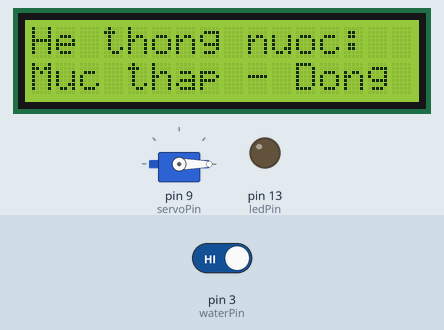
The sketch below on a simulated Arduino Uno, built with avr-gcc and run on an emulated ATmega328P. On the bench: servo, 16×2 character LCD, output pins drawn as LEDs (lit = HIGH). The inputs (shaded band) are chosen by the test bench; at power-on: pin 3 (waterPin) HIGH. What the sketch prints to the serial monitor is not drawn.

Above: at 1.2 s.
1.3 s: pin 3 (waterPin) driven LOW
At 2.4 s:
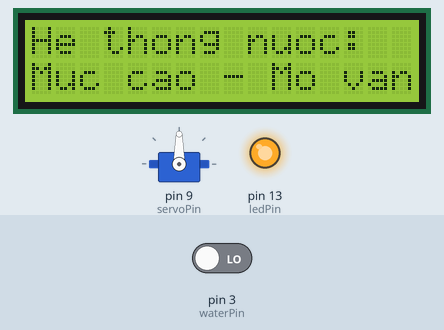
3.1 s: pin 3 (waterPin) driven HIGH
At 4.1 s:
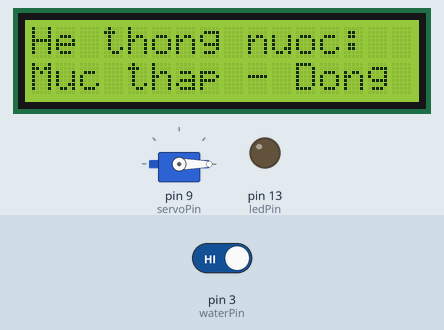
Timing chart, 0 to 6.1 s (numbered marks = the images above; inputs shaded):
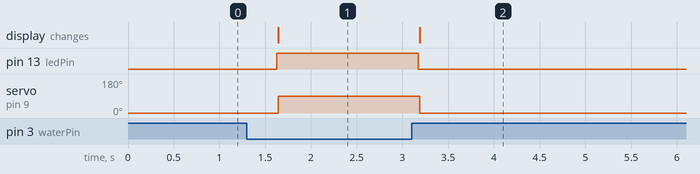

Measured:
- after the input at 1.3 s, pin 13 (ledPin): LOW → HIGH after 0.33 s; servo on pin 9 (servoPin): 0° → 90° after 0.34 s; the display: changes after 0.34 s (image 1)
- after the input at 3.1 s, pin 13 (ledPin): HIGH → LOW after 0.07 s; servo on pin 9 (servoPin): 90° → 0° after 0.09 s; the display: changes after 0.09 s (image 2)

The sketch:

dongmovannuoc.ino
```cpp
#include <Wire.h>
#include <LiquidCrystal_I2C.h>
#include <Servo.h>

// Khai báo chân
const int waterPin = 3;    // DOUT cảm biến nước
const int ledPin = 13;     // LED
const int servoPin = 9;    // Signal servo

Servo myServo;             // Đối tượng servo
LiquidCrystal_I2C lcd(0x27, 16, 2);  // Địa chỉ I2C (kiểm tra nếu khác)

void setup() {
  Serial.begin(9600);          // Serial Monitor
  pinMode(waterPin, INPUT);    // Cảm biến INPUT
  pinMode(ledPin, OUTPUT);     // LED OUTPUT
  myServo.attach(servoPin);    // Gắn servo
  myServo.write(0);            // Góc ban đầu 0°
  lcd.init();                  // Khởi tạo LCD
  lcd.backlight();             // Bật đèn nền
  lcd.setCursor(0, 0);         // Dòng 1
  lcd.print("He thong nuoc:");
  Serial.println("Dự án sẵn sàng!");
}

void loop() {
  int waterValue = digitalRead(waterPin);  // Đọc DOUT (LOW: có nước)

  if (waterValue == LOW) {  // Mức nước cao
    digitalWrite(ledPin, HIGH);  // Bật LED
    myServo.write(90);           // Quay servo 90°
    lcd.setCursor(0, 1);         // Dòng 2
    lcd.print("Muc cao - Mo van");
    Serial.println("Muc cao - Mo van!");
  } else {                  // Mức nước thấp
    digitalWrite(ledPin, LOW);   // Tắt LED
    myServo.write(0);            // Về 0°
    lcd.setCursor(0, 1);
    lcd.print("Muc thap - Dong ");
    Serial.println("Muc thap - Dong van");
  }

  delay(500);  // Đợi 0.5 giây
}
```
